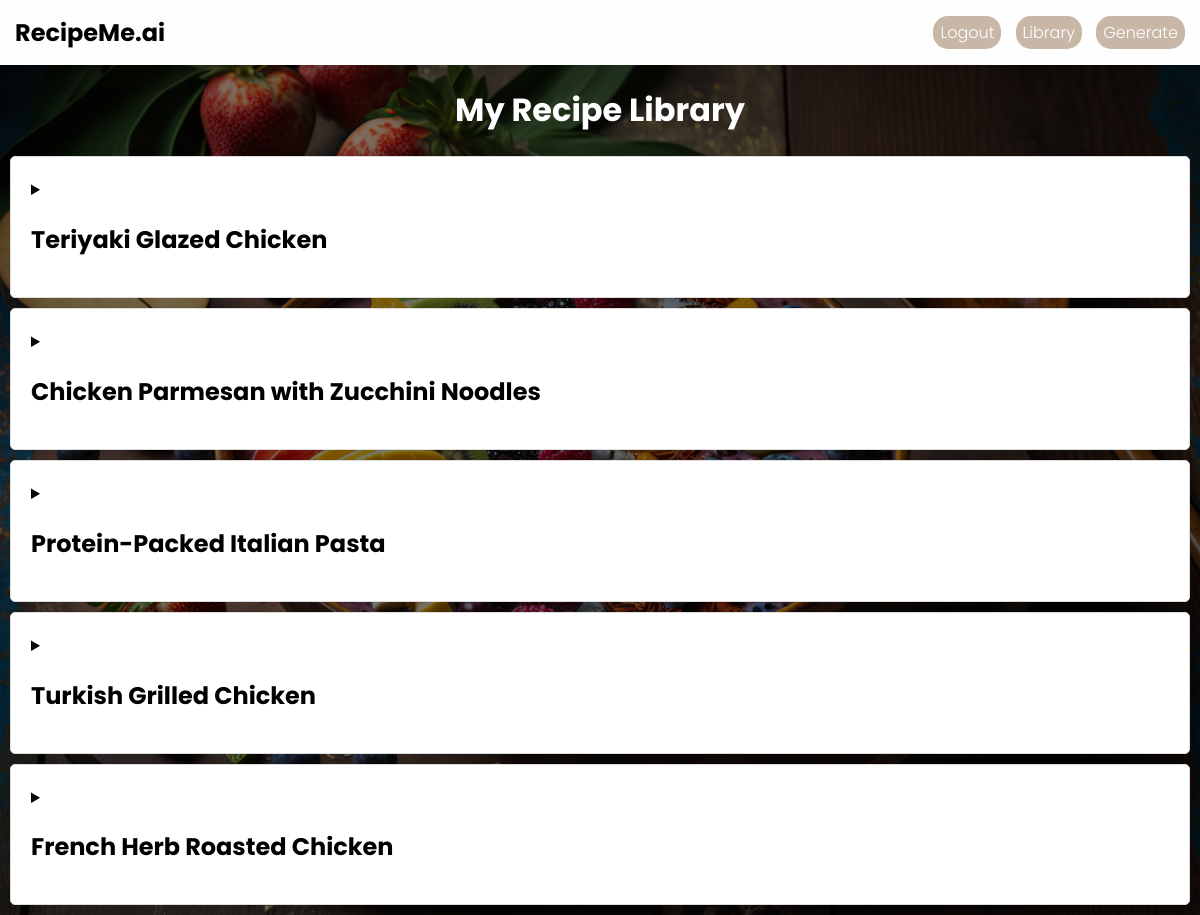
The app's page /library (signed in) with its own data.
### recipeMe/models.py (models this page shows, shortened)
class Recipe(db.Model):
    id = db.Column(db.Integer, primary_key = True)
    name = db.Column(db.String(100), nullable = False)
    ingredients = db.Column(db.String(1000), nullable = False)
    directions = db.Column(db.String(1000), nullable = False)
    nutrition_facts = db.Column(db.String(1000), nullable = False)
    date_posted = db.Column(db.DateTime, nullable = False, default = datetime.utcnow)
    user_id = db.Column(db.Integer, db.ForeignKey('user.id'), nullable = False)
    image_url = db.Column(db.String(1000), nullable = False)

### recipeMe/routes.py (the view)
@app.route("/library")
@login_required
def library():
    recipes = Recipe.query.filter_by(user_id=current_user.id).all()  # get all recipes by the current user
    for recipe in recipes:
        recipe.ingredients = json.loads(recipe.ingredients)
        recipe.directions = json.loads(recipe.directions)
    return render_template('library.html', recipes=recipes)  # render the library page with the recipes

### recipeMe/models.py (called while the page is built)
@login_manager.user_loader
def load_user(user_id):
    return User.query.get(int(user_id))

### recipeMe/templates/library.html (shortened to what this page needs)
<!DOCTYPE html>
<html lang="en">
  <head>
    <link
      rel="stylesheet"
      href="{{ url_for('static', filename='library.css') }}"
    />
    <link
      rel="stylesheet"
      href="{{ url_for('static', filename='header.css') }}"
    />
  </head>
  <body>
    <header class="header">
      <a class="logo" href="{{ url_for('home')}}">RecipeMe.ai</a>
      <nav class="nav-links">
        {% if current_user.is_authenticated %}
        <a href="{{ url_for('logout')}}">Logout</a>
        <a href="{{ url_for('library')}}">Library</a>
        <a href="{{ url_for('getFormData')}}">Generate</a>
        {% else %}
        <a href="{{ url_for('login')}}">Login</a>
        <a href="{{ url_for('register')}}">Sign Up</a>
        {% endif %}
      </nav>
    </header>
    <h1>My Recipe Library</h1>
    <div class="container">
      {% for recipe in recipes|reverse %}
      <div class="recipe">
        <details>
          <summary><h2>{{ recipe.name }}</h2></summary>
        </details>
      </div>
      {% endfor %}
    </div>
  </body>
</html>

### recipeMe/static/library.css (style rules this page uses)
body { background: linear-gradient(rgba(0, 0, 0, 0.5), rgba(0, 0, 0, 0.5)), url("../static/images/acai.jpeg") center/cover no-repeat fixed; margin: 0; font-family: Arial, sans-serif; background-color: #e4e4e4; }
.container { display: block; flex-wrap: wrap; justify-content: space-around; margin: 0 auto; max-width: 1200px; padding: 0; }
h1 { color: white; display: flex; align-items: center; justify-content: space-around; }
.recipe { background-color: white; flex: 0 0 calc(33.3333% - 20px); margin: 10px; padding: 20px; border: 1px solid #ddd; border-radius: 5px; box-shadow: 0 0 10px rgba(0, 0, 0, 0.1); }
.recipe h2 { font-size: 1.5em; margin-bottom: 20px; }

### recipeMe/static/header.css (style rules this page uses)
body { margin: 0; font-family: "Poppins", sans-serif; padding: 0; margin: 0; outline: 0; }
.header { display: flex; justify-content: space-between; align-items: center; padding: 15px; background-color: #fefefe; box-shadow: 0 2px 4px 0 rgba(0, 0, 0, 0.1); }
.header .logo { margin-top: 0; color: #000000; align-self: center; justify-self: center; text-decoration: none; font-size: 24px; font-weight: bold; }
.header .nav-links a { padding-top: 5px; padding-bottom: 5px; padding-left: 7px; padding-right: 7px; border-radius: 15px; background-color: #C8B6A6; font-family: "Poppins", sans-serif; font-weight: 300; margin-left: 10px; text-decoration: none; color: white; }

### records on screen
Recipe: name "Teriyaki Glazed Chicken"
Recipe: name "Chicken Parmesan with Zucchini Noodles"
Recipe: name "Protein-Packed Italian Pasta"
Recipe: name "Turkish Grilled Chicken"
Recipe: name "French Herb Roasted Chicken"
